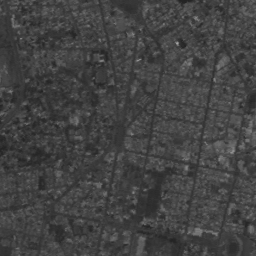
#> input picture Talleres/Taller 2/Punto 1/QUITO.png, 256 x 256 px
$ jupyter execute 'NoteBook Taller.ipynb'
#> lines starting #> are read from the running program, lines starting #| are printed output that depends on the picture
[cell 1]
import cv2
import matplotlib.pyplot as plt

quito = cv2.imread('QUITO.png', cv2.IMREAD_GRAYSCALE)
#> quito is the input picture: shape (256, 256); min 35, max 166, mean 66.3

plt.imshow(quito, cmap='gray')
plt.show()

hist = cv2.calcHist([quito],[0],None,[256],[0,256])
#> hist = 256 values, max 2369 at index 62, min 0 at index 0, mean 256
plt.plot(hist)
plt.show()
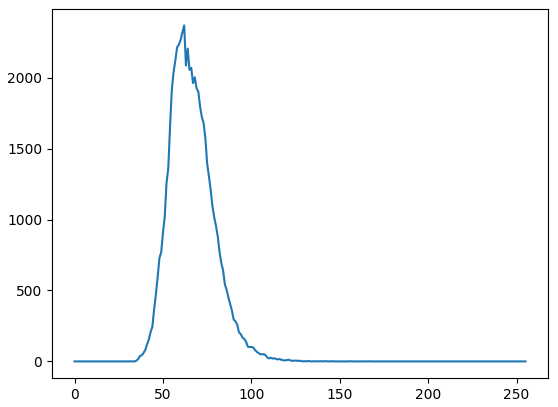
#> figure drawn by matplotlib, 1 panel; curve peaks at x = 62, y = 2369

# ¿Cuáles son los niveles de gris mínimo y máximo?

En el histograma podemos ver que la mayoría de los niveles de intensidad se encuentran rondando los 60. Por otro lado, parece ser que el nivel mínimo de grises está cerca de 40 mientras que el nivel máximo casi lleba a 150.

[cell 2]
import numpy as np
from skimage import exposure

A = np.max(quito)
#> A = 166
B = np.min(quito)
#> B = 35
alpha = 255 / (A - B)
#> alpha = 1.95
beta = -255 * (B / (B - A))
#> beta = -71.4
quitoExp = exposure.rescale_intensity(quito, in_range=(B, A))
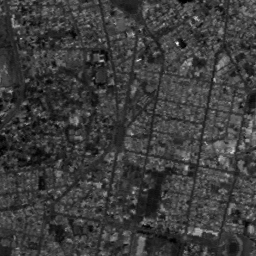
#> quitoExp: shape (256, 256); min 0, max 255, mean 60.5

plt.imshow(quitoExp, cmap='gray')
plt.show()
hist = cv2.calcHist([quitoExp],[0],None,[256],[0,256])
#> hist = 256 values, max 2369 at index 52, min 0 at index 2, mean 256
plt.plot(hist)
plt.show()
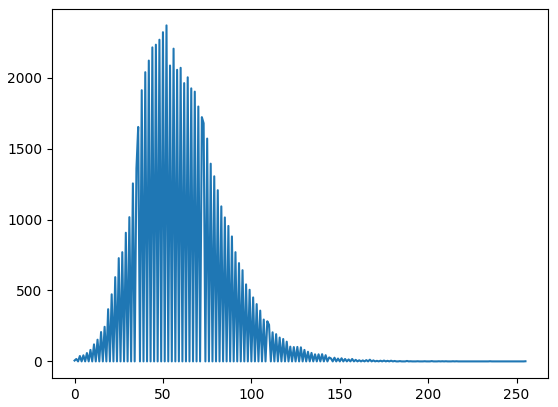
#> figure drawn by matplotlib, 1 panel; curve peaks at x = 52, y = 2369

# ¿En qué consiste la mejora de la imagen?

La mejora en la imagen es casi inperceptible, pero el cambio si se nota en su histograma. Lo que se hizo al expandir la imagen fue distribuir todas las intensidades de la imagen original en la escala completa de grises. Esto hace más visibles los detalles en zonas de bajo contraste. Podemos ver que ahora si el valor de menor intensidad es 0 y el de mayor seguramente es un unico pixel de 255.

[cell 3]
rangos = [(50, 100), (40, 120), (35, 166)]
calibradas = []
for B, A in rangos:
    calibrada = exposure.rescale_intensity(quito, in_range=(B, A))
    calibradas.append(calibrada)
#> this loop made 3 passes
#> pass 1, `calibrada = exposure.rescale_intensity(quito, in_range=(B, A))`:
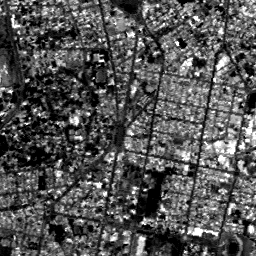
#> calibrada: shape (256, 256); min 0, max 255, mean 83.6
#> pass 2, `calibrada = exposure.rescale_intensity(quito, in_range=(B, A))`:
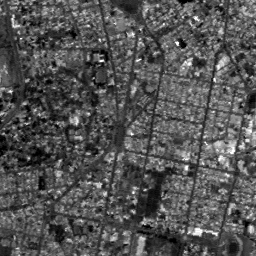
#> calibrada: shape (256, 256); min 0, max 255, mean 83.4
#> after the loop, calibradas = 3 items

fig, axs = plt.subplots(1, 4, figsize=(15, 5))
axs[0].imshow(quito, cmap='gray')
axs[0].set_title('Original')
for i, (img, (B, A)) in enumerate(zip(calibradas, rangos)):
    axs[i+1].imshow(img, cmap='gray')
    axs[i+1].set_title(f'{B}-{A}')
#> this loop made 3 passes
#> (B, A) on passes 1 to 3: (50, 100), (40, 120), (35, 166)

plt.show()
